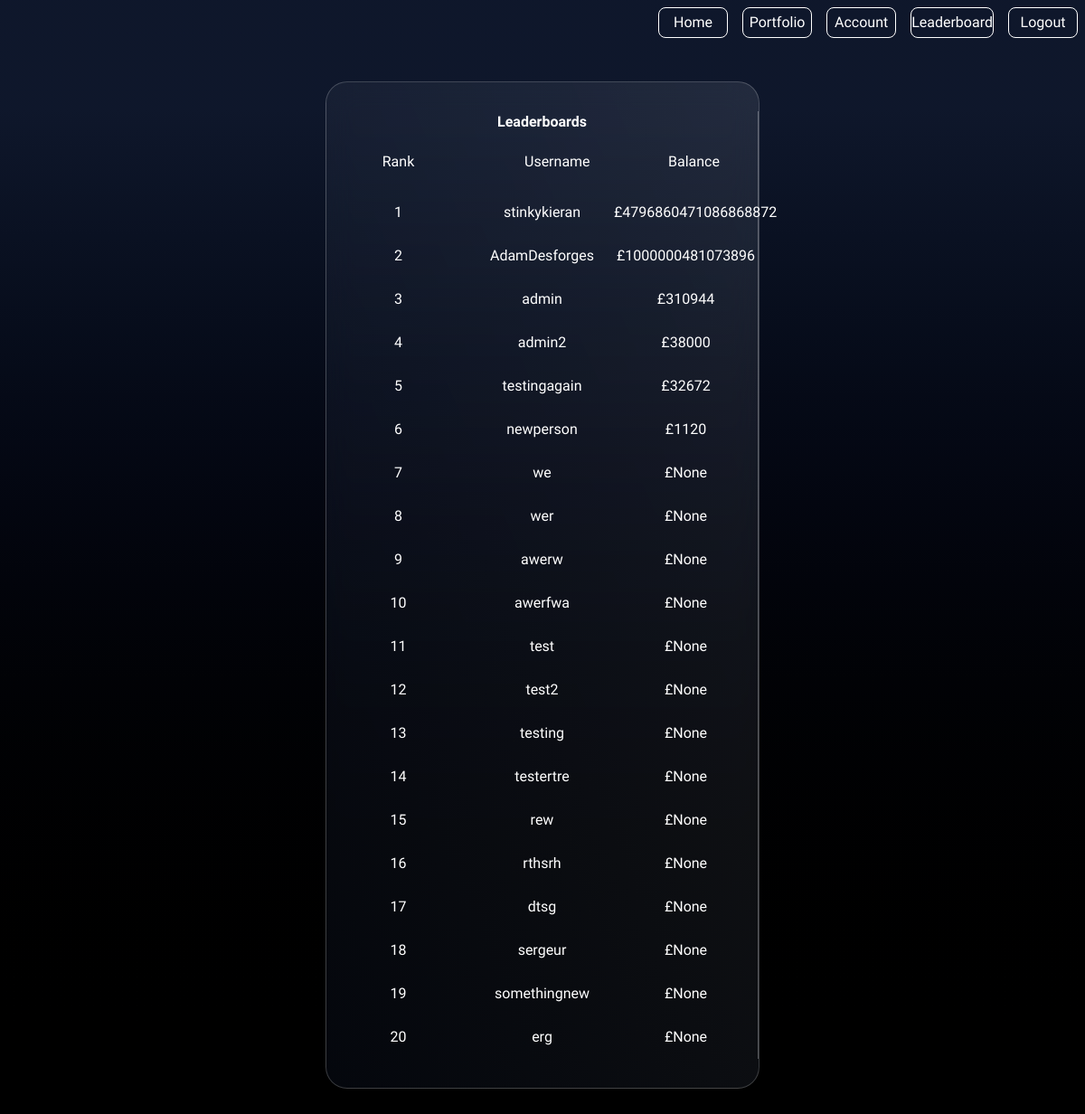
Screenshot of /leaderboard (signed in) with the database file from the repository.
### tables this page shows
CREATE TABLE users(
    userid integer PRIMARY KEY,
    username text unique not null,
    fname text not null,
    lname text not null,
    email text not null,
    hash text not null,
    balance integer 
, lastUpdate text);

### app.py (the view)
@app.route("/leaderboard")
@login_required
def leaderboard():
    db = sqlite3.connect("database.db")
    curs = db.cursor()
    dbleaderboard = curs.execute("SELECT username, balance FROM users ORDER by balance desc LIMIT 20").fetchall()
    leaderboard = []
    for item in dbleaderboard:
        leaderboard.append(
            [dbleaderboard.index(item)+1,item[0], item[1]]
        )
    return render_template("/leaderboard.html", leaderboard = leaderboard)

### helpers.py (called while the page is built)
def login_required(f):
    @wraps(f)
    def decorated_function(*args, **kwargs):
        if session.get("user_id") is None:
            return redirect("/login")
        return f(*args, **kwargs)
    return decorated_function

### templates/leaderboard.html
{% extends "layout.html" %}
{% block main %}
    <div class="w-full h-fit text-white">
            <div class="w-2/5 h-4/6 m-auto my-10 text-center rounded-3xl border border-white/20 bg-gradient-to-tr from-slate-900/30 to-slate-200/10 backdrop-blur-lg">
                <div class="flex w-full py-8">
                    <div class="w-full border-r-1 border-solid border-white/30 text-center" id="leaderboardPanel">
                        <div id="titlebar" class="w-full h-fit">
                            <h1 class="font-bold pb-5">Leaderboards</h1>
                        </div>
                        <table class="table-fixed w-full">
                            <thead>
                                <tr>
                                    <td class="px-15 pb-5">Rank</td>
                                    <td class="px-15 pb-5">Username</td>
                                    <td class="px-15 pb-5">Balance</td>
                                </tr>
                            </thead>
                            <tbody>
                                {% for item in leaderboard %}
                                <tr class="hover:bg-white/15">
                                    <td class="py-3">{{item[0]}}</td>
                                    <td class="py-3">{{item[1]}}</td>
                                    <td class="py-3">£{{item[2]}}</td>
                                </tr>
                                {% endfor %}
                            </tbody>
                        </table>
                    </div>
                </div>
            </div>
        </div>
{% endblock %}

### templates/layout.html (shortened to what this page needs)
<!DOCTYPE html>
<html lang="en" class="bg-black">
<head>
    <script src="https://cdn.jsdelivr.net/npm/@tailwindcss/browser@4"></script>
    <link rel="stylesheet" href="static/style.css">
</head>
<body class="bg-gradient-to-b from-slate-900 from-10% to-black to-100% font-[Raleway] bg-no-repeat">
    <div class="w-full justify-end flex" id="menuContainer">
        <div class="w-2/5 justify-end flex" id="menu">
            <a class="rounded-lg border w-28 text-center text-white py-1 my-2 mx-2 hover:from-cyan-500 hover:bg-linear-to-r to-blue-500 hover:border-0 block" href="/"> Home </a>
            <a class="rounded-lg border w-28 text-center text-white py-1 my-2 mx-2 hover:from-cyan-500 hover:bg-linear-to-r to-blue-500 hover:border-0 block" href="/portfolio"> Portfolio </a>
            <a class="rounded-lg border w-28 text-center text-white py-1 my-2 mx-2 hover:from-cyan-500 hover:bg-linear-to-r to-blue-500 hover:border-0 block" href="/account"> Account </a>
            <a class="rounded-lg border w-28 text-center text-white py-1 my-2 mx-2 hover:from-cyan-500 hover:bg-linear-to-r to-blue-500 hover:border-0 block" href="/leaderboard"> Leaderboard </a>
            <a class="rounded-lg border w-28 text-center text-white py-1 my-2 mx-2 hover:from-cyan-500 hover:bg-linear-to-r to-blue-500 hover:border-0 block" href="/logout"> Logout </a>
        </div>
    </div>
    {% block main %}
    {% endblock %}
</body>
</html>

### rows the page displays
users: item "1", username "stinkykieran", balance "4796860471086868872"
users: item "2", username "AdamDesforges", balance "1000000481073896"
users: item "3", username "admin", balance "310944"
users: item "4", username "admin2", balance "38000"
users: item "5", username "testingagain", balance "32672"
users: item "6", username "newperson", balance "1120"
users: item "7", username "we", item "None"
users: item "8", username "wer", item "None"
users: item "9", username "awerw", item "None"
users: item "10", username "awerfwa", item "None"
users: item "11", username "test", item "None"
users: item "12", username "test2", item "None"
users: item "13", username "testing", item "None"
users: item "14", username "testertre", item "None"
users: item "15", username "rew", item "None"
users: item "16", username "rthsrh", item "None"
users: item "17", username "dtsg", item "None"
users: item "18", username "sergeur", item "None"
users: item "19", username "somethingnew", item "None"
users: item "20", username "erg", item "None"
